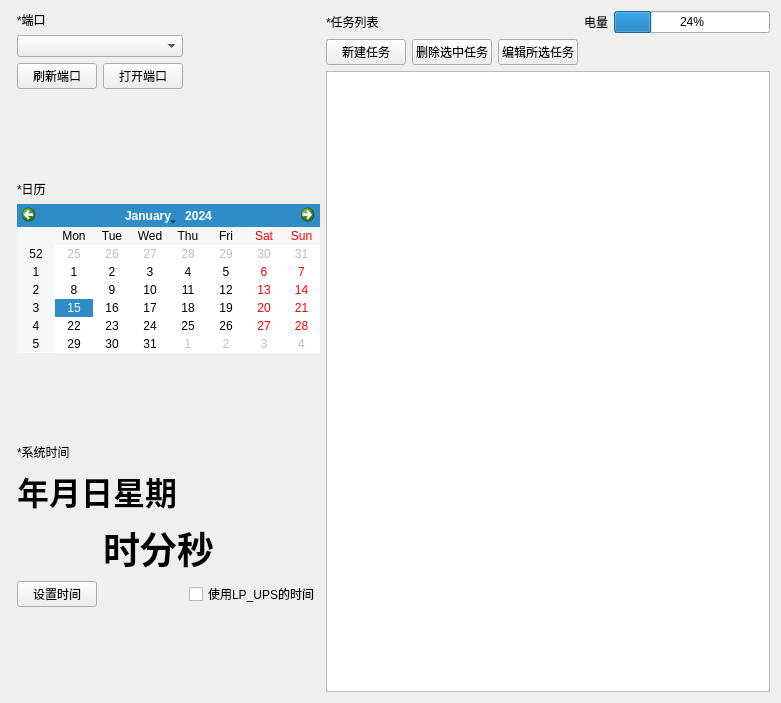
<?xml version="1.0" encoding="UTF-8"?>
<ui version="4.0">
 <class>Form</class>
 <widget class="QWidget" name="Form">
  <property name="geometry">
   <rect>
    <x>0</x>
    <y>0</y>
    <width>781</width>
    <height>703</height>
   </rect>
  </property>
  <property name="minimumSize">
   <size>
    <width>781</width>
    <height>0</height>
   </size>
  </property>
  <property name="windowTitle">
   <string>LP UPS</string>
  </property>
  <layout class="QFormLayout" name="formLayout">
   <item row="0" column="1">
    <layout class="QHBoxLayout" name="horizontalLayout">
     <item>
      <layout class="QGridLayout" name="gridLayout_2">
       <item row="8" column="0">
        <widget class="QLabel" name="label_5">
         <property name="text">
          <string>*系统时间</string>
         </property>
        </widget>
       </item>
       <item row="1" column="0" colspan="2">
        <widget class="QComboBox" name="comboBox"/>
       </item>
       <item row="2" column="1">
        <widget class="QPushButton" name="pushButton_4">
         <property name="text">
          <string>打开端口</string>
         </property>
        </widget>
       </item>
       <item row="11" column="0">
        <widget class="QPushButton" name="pushButton_7">
         <property name="text">
          <string>设置时间</string>
         </property>
        </widget>
       </item>
       <item row="4" column="0">
        <widget class="QLabel" name="label_6">
         <property name="text">
          <string>*日历</string>
         </property>
        </widget>
       </item>
       <item row="5" column="0" colspan="3">
        <widget class="QCalendarWidget" name="calendarWidget"/>
       </item>
       <item row="0" column="0">
        <widget class="QLabel" name="label_2">
         <property name="text">
          <string>*端口</string>
         </property>
        </widget>
       </item>
       <item row="6" column="1">
        <spacer name="verticalSpacer_2">
         <property name="orientation">
          <enum>Qt::Vertical</enum>
         </property>
         <property name="sizeHint" stdset="0">
          <size>
           <width>20</width>
           <height>40</height>
          </size>
         </property>
        </spacer>
       </item>
       <item row="2" column="0">
        <widget class="QPushButton" name="pushButton_3">
         <property name="text">
          <string>刷新端口</string>
         </property>
        </widget>
       </item>
       <item row="11" column="2">
        <widget class="QCheckBox" name="checkBox">
         <property name="text">
          <string>使用LP_UPS的时间</string>
         </property>
        </widget>
       </item>
       <item row="12" column="1">
        <spacer name="verticalSpacer">
         <property name="orientation">
          <enum>Qt::Vertical</enum>
         </property>
         <property name="sizeHint" stdset="0">
          <size>
           <width>20</width>
           <height>40</height>
          </size>
         </property>
        </spacer>
       </item>
       <item row="3" column="1">
        <spacer name="verticalSpacer_3">
         <property name="orientation">
          <enum>Qt::Vertical</enum>
         </property>
         <property name="sizeHint" stdset="0">
          <size>
           <width>20</width>
           <height>40</height>
          </size>
         </property>
        </spacer>
       </item>
       <item row="10" column="1" colspan="2">
        <widget class="QLabel" name="label">
         <property name="minimumSize">
          <size>
           <width>54</width>
           <height>0</height>
          </size>
         </property>
         <property name="font">
          <font>
           <family>Roman</family>
           <pointsize>28</pointsize>
           <weight>75</weight>
           <bold>true</bold>
          </font>
         </property>
         <property name="text">
          <string>时分秒</string>
         </property>
        </widget>
       </item>
       <item row="9" column="0" colspan="3">
        <widget class="QLabel" name="label_4">
         <property name="font">
          <font>
           <family>Roman</family>
           <pointsize>24</pointsize>
           <weight>75</weight>
           <bold>true</bold>
          </font>
         </property>
         <property name="text">
          <string>年月日星期</string>
         </property>
        </widget>
       </item>
      </layout>
     </item>
     <item>
      <layout class="QGridLayout" name="gridLayout">
       <item row="1" column="2">
        <widget class="QPushButton" name="pushButton_5">
         <property name="text">
          <string>编辑所选任务</string>
         </property>
        </widget>
       </item>
       <item row="1" column="0">
        <widget class="QPushButton" name="pushButton">
         <property name="text">
          <string>新建任务</string>
         </property>
        </widget>
       </item>
       <item row="0" column="0">
        <widget class="QLabel" name="label_7">
         <property name="text">
          <string>*任务列表</string>
         </property>
        </widget>
       </item>
       <item row="0" column="4">
        <widget class="QProgressBar" name="progressBar">
         <property name="value">
          <number>24</number>
         </property>
        </widget>
       </item>
       <item row="0" column="3">
        <widget class="QLabel" name="label_3">
         <property name="text">
          <string>电量</string>
         </property>
        </widget>
       </item>
       <item row="1" column="1">
        <widget class="QPushButton" name="pushButton_2">
         <property name="text">
          <string>删除选中任务</string>
         </property>
        </widget>
       </item>
       <item row="2" column="0" colspan="5">
        <widget class="QListView" name="listView"/>
       </item>
      </layout>
     </item>
    </layout>
   </item>
  </layout>
 </widget>
 <resources/>
 <connections/>
</ui>
